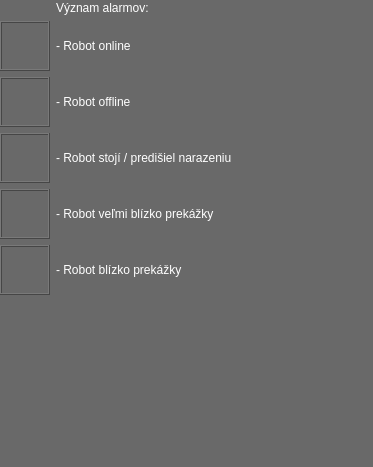
<?xml version="1.0" encoding="UTF-8"?>
<ui version="4.0">
 <class>AlarmDialog</class>
 <widget class="QDialog" name="AlarmDialog">
  <property name="geometry">
   <rect>
    <x>0</x>
    <y>0</y>
    <width>373</width>
    <height>467</height>
   </rect>
  </property>
  <property name="sizePolicy">
   <sizepolicy hsizetype="Fixed" vsizetype="Minimum">
    <horstretch>0</horstretch>
    <verstretch>0</verstretch>
   </sizepolicy>
  </property>
  <property name="windowTitle">
   <string>Dialog</string>
  </property>
  <property name="styleSheet">
   <string notr="true">background-color:DimGrey;</string>
  </property>
  <widget class="QWidget" name="formLayoutWidget">
   <property name="geometry">
    <rect>
     <x>0</x>
     <y>0</y>
     <width>371</width>
     <height>461</height>
    </rect>
   </property>
   <layout class="QFormLayout" name="formLayout">
    <item row="1" column="0">
     <spacer name="verticalSpacer">
      <property name="orientation">
       <enum>Qt::Vertical</enum>
      </property>
      <property name="sizeType">
       <enum>QSizePolicy::Fixed</enum>
      </property>
      <property name="sizeHint" stdset="0">
       <size>
        <width>20</width>
        <height>15</height>
       </size>
      </property>
     </spacer>
    </item>
    <item row="1" column="1">
     <widget class="QLabel" name="label_8">
      <property name="styleSheet">
       <string notr="true">font: 700 14pt &quot;Segoe UI&quot;;
color:#ffffff;
</string>
      </property>
      <property name="text">
       <string>Význam alarmov:</string>
      </property>
     </widget>
    </item>
    <item row="2" column="0">
     <widget class="QFrame" name="frame">
      <property name="sizePolicy">
       <sizepolicy hsizetype="Preferred" vsizetype="Preferred">
        <horstretch>0</horstretch>
        <verstretch>0</verstretch>
       </sizepolicy>
      </property>
      <property name="minimumSize">
       <size>
        <width>50</width>
        <height>50</height>
       </size>
      </property>
      <property name="styleSheet">
       <string notr="true">image: url(:/resource/Alarmy/online.png);</string>
      </property>
      <property name="frameShape">
       <enum>QFrame::Box</enum>
      </property>
      <property name="frameShadow">
       <enum>QFrame::Raised</enum>
      </property>
     </widget>
    </item>
    <item row="2" column="1">
     <widget class="QLabel" name="label">
      <property name="styleSheet">
       <string notr="true">font: 12pt &quot;Segoe UI&quot;;
color:#ffffff;</string>
      </property>
      <property name="frameShape">
       <enum>QFrame::NoFrame</enum>
      </property>
      <property name="text">
       <string>- Robot online</string>
      </property>
     </widget>
    </item>
    <item row="3" column="0">
     <widget class="QFrame" name="frame_8">
      <property name="minimumSize">
       <size>
        <width>50</width>
        <height>50</height>
       </size>
      </property>
      <property name="frameShape">
       <enum>QFrame::Box</enum>
      </property>
      <property name="frameShadow">
       <enum>QFrame::Raised</enum>
      </property>
     </widget>
    </item>
    <item row="3" column="1">
     <widget class="QLabel" name="label_9">
      <property name="styleSheet">
       <string notr="true">font: 12pt &quot;Segoe UI&quot;;
color:#ffffff;</string>
      </property>
      <property name="text">
       <string>- Robot offline</string>
      </property>
     </widget>
    </item>
    <item row="4" column="0">
     <widget class="QFrame" name="frame_6">
      <property name="minimumSize">
       <size>
        <width>50</width>
        <height>50</height>
       </size>
      </property>
      <property name="styleSheet">
       <string notr="true">image: url(:/resource/Alarmy/warning_red.png);</string>
      </property>
      <property name="frameShape">
       <enum>QFrame::Box</enum>
      </property>
      <property name="frameShadow">
       <enum>QFrame::Raised</enum>
      </property>
     </widget>
    </item>
    <item row="4" column="1">
     <widget class="QLabel" name="label_6">
      <property name="styleSheet">
       <string notr="true">font: 12pt &quot;Segoe UI&quot;;
color:#ffffff;</string>
      </property>
      <property name="text">
       <string>- Robot stojí / predišiel narazeniu</string>
      </property>
     </widget>
    </item>
    <item row="6" column="0">
     <widget class="QFrame" name="frame_2">
      <property name="minimumSize">
       <size>
        <width>50</width>
        <height>50</height>
       </size>
      </property>
      <property name="styleSheet">
       <string notr="true">image: url(:/resource/Alarmy/warning_orange.png);</string>
      </property>
      <property name="frameShape">
       <enum>QFrame::Box</enum>
      </property>
      <property name="frameShadow">
       <enum>QFrame::Raised</enum>
      </property>
     </widget>
    </item>
    <item row="6" column="1">
     <widget class="QLabel" name="label_2">
      <property name="styleSheet">
       <string notr="true">font: 12pt &quot;Segoe UI&quot;;
color:#ffffff;</string>
      </property>
      <property name="text">
       <string>- Robot veľmi blízko prekážky</string>
      </property>
     </widget>
    </item>
    <item row="7" column="0">
     <widget class="QFrame" name="frame_3">
      <property name="minimumSize">
       <size>
        <width>50</width>
        <height>50</height>
       </size>
      </property>
      <property name="styleSheet">
       <string notr="true">image:url(:/resource/Alarmy/warning_yellow.png)</string>
      </property>
      <property name="frameShape">
       <enum>QFrame::Box</enum>
      </property>
      <property name="frameShadow">
       <enum>QFrame::Raised</enum>
      </property>
     </widget>
    </item>
    <item row="7" column="1">
     <widget class="QLabel" name="label_3">
      <property name="styleSheet">
       <string notr="true">font: 12pt &quot;Segoe UI&quot;;
color:#ffffff;</string>
      </property>
      <property name="text">
       <string>- Robot blízko prekážky</string>
      </property>
     </widget>
    </item>
   </layout>
  </widget>
 </widget>
 <resources/>
 <connections/>
</ui>
